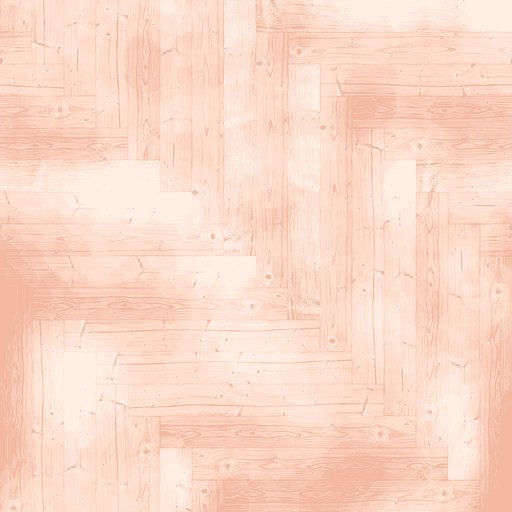
#> input picture app/Resources/Room/floor_herringbone.jpg, 512 x 512 px
$ python floor_pastel.py ../../app/Resources/Room/floor_herringbone.jpg ../../app/Resources/Room/floor_herringbone.jpg
#> lines starting #> are read from the running program, lines starting #| are printed output that depends on the picture
"""Пастельный паркет «ёлочкой» для пола комнаты (волна 53) из WoodFloor036 (ambientCG, CC0).

Берём только карту цвета 1K, по яркости перекрашиваем в персиково-розовую пастель стиля B и
подчёркиваем стыки досок (локальный контраст), чтобы ёлочка читалась на маленьком экране.
Тайл бесшовный — приложение повторяет его по полу (PetRoom.floorImage).

    python -I tools/assets/floor_pastel.py <WoodFloor036_1K-JPG_Color.jpg> app/Resources/Room/floor_herringbone.jpg
"""
import sys

import numpy as np
from PIL import Image, ImageFilter

DARK = np.array([0xF2, 0xB8, 0xA0], float)   # стыки и тёмные доски
MID = np.array([0xFF, 0xD9, 0xC7], float)
LIGHT = np.array([0xFF, 0xEE, 0xE4], float)


def main(src: str, out: str, size: int = 512) -> None:
#> called with size = 512
    im = Image.open(src).convert("L").resize((size, size), Image.LANCZOS)
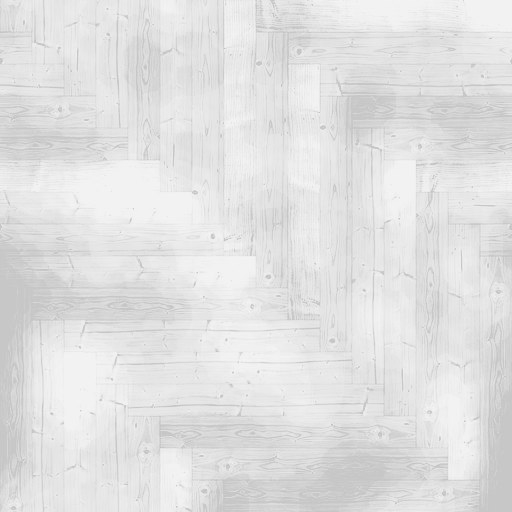
#> im: PIL image 512x512 L; min 188, max 250, mean 225
    lum = np.asarray(im, float) / 255
    blur = np.asarray(im.filter(ImageFilter.GaussianBlur(size / 24)), float) / 255
    detail = lum - blur                       # стыки и волокна
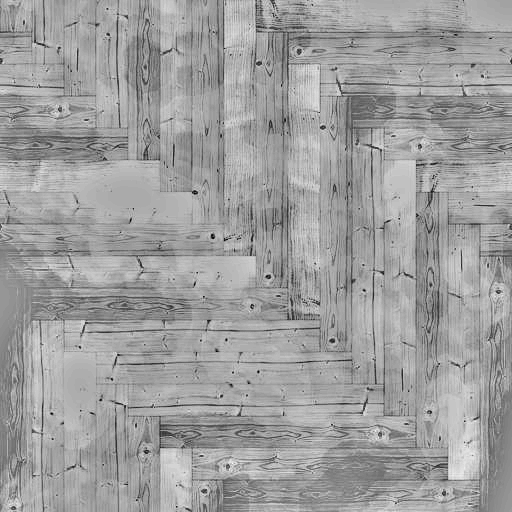
#> detail: shape (512, 512) float64; min -0.161, max 0.098, mean 0.000229; drawn with min black and max white
    tone = (blur - blur.mean()) / (blur.std() + 1e-6)
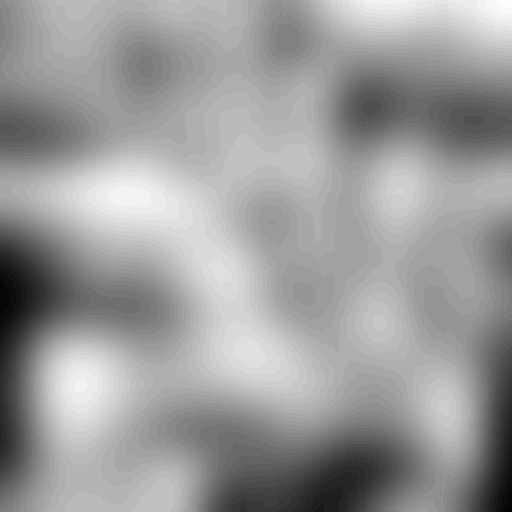
#> tone: shape (512, 512) float64; min -3.55, max 2.28, mean -6.57e-15; drawn with min black and max white
    t = np.clip(0.55 + 0.24 * tone + 7.0 * detail, 0, 1)[..., None]
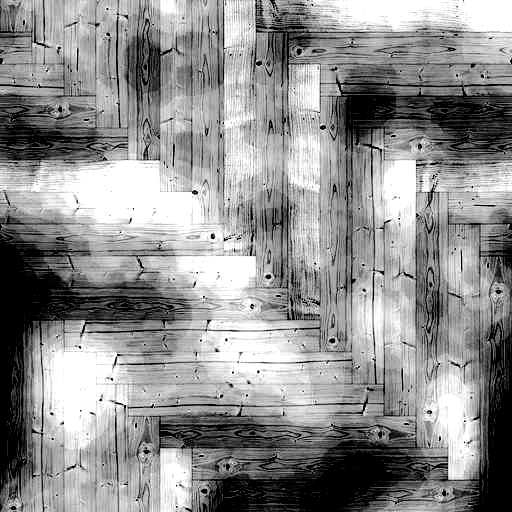
#> t: shape (512, 512, 1) float64; min 0, max 1, mean 0.562
    rgb = np.where(t < 0.5, DARK + (MID - DARK) * (t / 0.5), MID + (LIGHT - MID) * ((t - 0.5) / 0.5))
    Image.fromarray(np.clip(rgb, 0, 255).astype(np.uint8)).save(out, quality=86, optimize=True)


if __name__ == "__main__":
    main(sys.argv[1], sys.argv[2])
